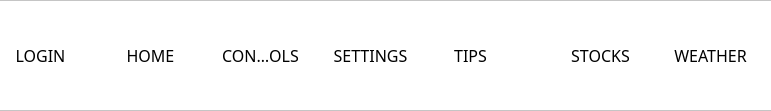
    <widget class="QFrame" name="frame_2">
     <property name="geometry">
      <rect>
       <x>10</x>
       <y>10</y>
       <width>771</width>
       <height>111</height>
      </rect>
     </property>
     <property name="styleSheet">
      <string notr="true">QFrame {
background-color: rgb(249, 249, 249);
}</string>
     </property>
     <property name="frameShape">
      <enum>QFrame::StyledPanel</enum>
     </property>
     <property name="frameShadow">
      <enum>QFrame::Raised</enum>
     </property>
     <widget class="QFrame" name="frame">
      <property name="geometry">
       <rect>
        <x>-10</x>
        <y>0</y>
        <width>801</width>
        <height>111</height>
       </rect>
      </property>
      <property name="styleSheet">
       <string notr="true">QFrame 
{

	background-color: rgb(255, 255, 255);
}
QToolButton:checked, QToolButton:pressed {
background-color:rgb(193,210,238);
border: 1px solid rgb(60,127,177)
}
QToolButton:hover {
background-color(224,232,246)
}</string>
      </property>
      <property name="frameShape">
       <enum>QFrame::StyledPanel</enum>
      </property>
      <property name="frameShadow">
       <enum>QFrame::Raised</enum>
      </property>
      <widget class="QToolButton" name="toolButton_2">
       <property name="geometry">
        <rect>
         <x>120</x>
         <y>10</y>
         <width>81</width>
         <height>91</height>
        </rect>
       </property>
       <property name="sizePolicy">
        <sizepolicy hsizetype="Maximum" vsizetype="Fixed">
         <horstretch>0</horstretch>
         <verstretch>0</verstretch>
        </sizepolicy>
       </property>
       <property name="font">
        <font>
         <family>Agency FB</family>
         <pointsize>12</pointsize>
         <weight>9</weight>
         <italic>false</italic>
         <bold>false</bold>
        </font>
       </property>
       <property name="styleSheet">
        <string notr="true">QToolButton
{
font: 75 12pt &quot;Agency FB&quot;;
	color: rgb(0, 0, 0);
	background-color: transparent;
border: none;

}
QToolButton:checked, QToolButton:pressed {
background-color:rgb(193,210,238);
border: 1px solid rgb(60,127,177)
}
QToolButton:hover {
background-color(224,232,246)
}</string>
       </property>
       <property name="text">
        <string>HOME</string>
       </property>
       <property name="icon">
        <iconset resource="images_new/try.qrc">
         <normaloff>:/newPrefix/home2.jpg</normaloff>:/newPrefix/home2.jpg</iconset>
       </property>
       <property name="iconSize">
        <size>
         <width>70</width>
         <height>100</height>
        </size>
       </property>
       <property name="toolButtonStyle">
        <enum>Qt::ToolButtonTextUnderIcon</enum>
       </property>
       <property name="autoRaise">
        <bool>false</bool>
       </property>
      </widget>
      <widget class="QToolButton" name="toolButton_4">
       <property name="geometry">
        <rect>
         <x>230</x>
         <y>10</y>
         <width>81</width>
         <height>91</height>
        </rect>
       </property>
       <property name="sizePolicy">
        <sizepolicy hsizetype="Maximum" vsizetype="Fixed">
         <horstretch>0</horstretch>
         <verstretch>0</verstretch>
        </sizepolicy>
       </property>
       <property name="font">
        <font>
         <family>Agency FB</family>
         <pointsize>12</pointsize>
         <weight>9</weight>
         <italic>false</italic>
         <bold>false</bold>
        </font>
       </property>
       <property name="styleSheet">
        <string notr="true">QToolButton

{
font: 75 12pt &quot;Agency FB&quot;;
	color: rgb(0, 0, 0);


	background-color:transparent;
border:none;


}
QToolButton:checked, QToolButton:pressed {
background-color:rgb(193,210,238);
border: 1px solid rgb(60,127,177)
}
QToolButton:hover {
background-color(224,232,246)
}</string>
       </property>
       <property name="text">
        <string>CONTROLS</string>
       </property>
       <property name="icon">
        <iconset resource="images_new/try.qrc">
         <normaloff>:/newPrefix/groundfloor.jpg</normaloff>:/newPrefix/groundfloor.jpg</iconset>
       </property>
       <property name="iconSize">
        <size>
         <width>70</width>
         <height>100</height>
        </size>
       </property>
       <property name="toolButtonStyle">
        <enum>Qt::ToolButtonTextUnderIcon</enum>
       </property>
       <property name="autoRaise">
        <bool>false</bool>
       </property>
      </widget>
      <widget class="QToolButton" name="toolButton_5">
       <property name="geometry">
        <rect>
         <x>340</x>
         <y>10</y>
         <width>81</width>
         <height>91</height>
        </rect>
       </property>
       <property name="sizePolicy">
        <sizepolicy hsizetype="Maximum" vsizetype="Fixed">
         <horstretch>0</horstretch>
         <verstretch>0</verstretch>
        </sizepolicy>
       </property>
       <property name="font">
        <font>
         <family>Agency FB</family>
         <pointsize>12</pointsize>
         <weight>9</weight>
         <italic>false</italic>
         <bold>false</bold>
        </font>
       </property>
       <property name="styleSheet">
        <string notr="true">QToolButton

{
font: 75 12pt &quot;Agency FB&quot;;
	color: rgb(0, 0, 0);


	background-color:transparent;
border:none;


}

QToolButton:checked, QToolButton:pressed {
background-color:rgb(193,210,238);
border: 1px solid rgb(60,127,177)
}
QToolButton:hover {
background-color(224,232,246)
}</string>
       </property>
       <property name="text">
        <string>SETTINGS</string>
       </property>
       <property name="icon">
        <iconset resource="images_new/try.qrc">
         <normaloff>:/newPrefix/settings.jpg</normaloff>:/newPrefix/settings.jpg</iconset>
       </property>
       <property name="iconSize">
        <size>
         <width>70</width>
         <height>100</height>
        </size>
       </property>
       <property name="toolButtonStyle">
        <enum>Qt::ToolButtonTextUnderIcon</enum>
       </property>
       <property name="autoRaise">
        <bool>false</bool>
       </property>
      </widget>
      <widget class="QToolButton" name="toolButton_6">
       <property name="geometry">
        <rect>
         <x>390</x>
         <y>110</y>
         <width>81</width>
         <height>91</height>
        </rect>
       </property>
       <property name="sizePolicy">
        <sizepolicy hsizetype="Maximum" vsizetype="Fixed">
         <horstretch>0</horstretch>
         <verstretch>0</verstretch>
        </sizepolicy>
       </property>
       <property name="font">
        <font>
         <family>Agency FB</family>
         <pointsize>12</pointsize>
         <weight>9</weight>
         <italic>false</italic>
         <bold>false</bold>
        </font>
       </property>
       <property name="styleSheet">
        <string notr="true">QToolButton

{
font: 75 12pt &quot;Agency FB&quot;;
	color: rgb(0, 0, 0);


	background-color:transparent;
border:none;


}

QToolButton:checked, QToolButton:pressed {
background-color:rgb(193,210,238);
border: 1px solid rgb(60,127,177)
}
QToolButton:hover {
background-color(224,232,246)
}</string>
       </property>
       <property name="text">
        <string>SETTINGS</string>
       </property>
       <property name="icon">
        <iconset resource="images_new/try.qrc">
         <normaloff>:/newPrefix/settings.jpg</normaloff>:/newPrefix/settings.jpg</iconset>
       </property>
       <property name="iconSize">
        <size>
         <width>70</width>
         <height>100</height>
        </size>
       </property>
       <property name="toolButtonStyle">
        <enum>Qt::ToolButtonTextUnderIcon</enum>
       </property>
       <property name="autoRaise">
        <bool>false</bool>
       </property>
      </widget>
      <widget class="QToolButton" name="toolButton_7">
       <property name="geometry">
        <rect>
         <x>440</x>
         <y>10</y>
         <width>81</width>
         <height>91</height>
        </rect>
       </property>
       <property name="sizePolicy">
        <sizepolicy hsizetype="Maximum" vsizetype="Fixed">
         <horstretch>0</horstretch>
         <verstretch>0</verstretch>
        </sizepolicy>
       </property>
       <property name="font">
        <font>
         <family>Agency FB</family>
         <pointsize>12</pointsize>
         <weight>9</weight>
         <italic>false</italic>
         <bold>false</bold>
        </font>
       </property>
       <property name="styleSheet">
        <string notr="true">QToolButton

{
font: 75 12pt &quot;Agency FB&quot;;
	color: rgb(0, 0, 0);


	background-color:transparent;
border:none;


}

QToolButton:checked, QToolButton:pressed {
background-color:rgb(193,210,238);
border: 1px solid rgb(60,127,177)
}
QToolButton:hover {
background-color(224,232,246)
}</string>
       </property>
       <property name="text">
        <string>TIPS</string>
       </property>
       <property name="icon">
        <iconset resource="images_new/try.qrc">
         <normaloff>:/newPrefix/tips.png</normaloff>:/newPrefix/tips.png</iconset>
       </property>
       <property name="iconSize">
        <size>
         <width>70</width>
         <height>100</height>
        </size>
       </property>
       <property name="toolButtonStyle">
        <enum>Qt::ToolButtonTextUnderIcon</enum>
       </property>
       <property name="autoRaise">
        <bool>false</bool>
       </property>
      </widget>
      <widget class="QToolButton" name="toolButton_8">
       <property name="geometry">
        <rect>
         <x>570</x>
         <y>10</y>
         <width>81</width>
         <height>91</height>
        </rect>
       </property>
       <property name="sizePolicy">
        <sizepolicy hsizetype="Maximum" vsizetype="Fixed">
         <horstretch>0</horstretch>
         <verstretch>0</verstretch>
        </sizepolicy>
       </property>
       <property name="font">
        <font>
         <family>Agency FB</family>
         <pointsize>12</pointsize>
         <weight>9</weight>
         <italic>false</italic>
         <bold>false</bold>
        </font>
       </property>
       <property name="styleSheet">
        <string notr="true">QToolButton

{
font: 75 12pt &quot;Agency FB&quot;;
	color: rgb(0, 0, 0);


	background-color:transparent;
border:none;


}

QToolButton:checked, QToolButton:pressed {
background-color:rgb(193,210,238);
border: 1px solid rgb(60,127,177)
}
QToolButton:hover {
background-color(224,232,246)
}</string>
       </property>
       <property name="text">
        <string>STOCKS</string>
       </property>
       <property name="icon">
        <iconset resource="images_new/try.qrc">
         <normaloff>:/newPrefix/stocks.jpg</normaloff>:/newPrefix/stocks.jpg</iconset>
       </property>
       <property name="iconSize">
        <size>
         <width>70</width>
         <height>100</height>
        </size>
       </property>
       <property name="toolButtonStyle">
        <enum>Qt::ToolButtonTextUnderIcon</enum>
       </property>
       <property name="autoRaise">
        <bool>false</bool>
       </property>
      </widget>
      <widget class="QToolButton" name="toolButton_9">
       <property name="geometry">
        <rect>
         <x>10</x>
         <y>10</y>
         <width>81</width>
         <height>91</height>
        </rect>
       </property>
       <property name="sizePolicy">
        <sizepolicy hsizetype="Maximum" vsizetype="Fixed">
         <horstretch>0</horstretch>
         <verstretch>0</verstretch>
        </sizepolicy>
       </property>
       <property name="font">
        <font>
         <family>Agency FB</family>
         <pointsize>12</pointsize>
         <weight>9</weight>
         <italic>false</italic>
         <bold>false</bold>
        </font>
       </property>
       <property name="styleSheet">
        <string notr="true">QToolButton

{
font: 75 12pt &quot;Agency FB&quot;;
	color: rgb(0, 0, 0);


	background-color:transparent;
border:none;


}

QToolButton:checked, QToolButton:pressed {
background-color:rgb(193,210,238);
border: 1px solid rgb(60,127,177)
}
QToolButton:hover {
background-color(224,232,246)
}</string>
       </property>
       <property name="text">
        <string>LOGIN</string>
       </property>
       <property name="icon">
        <iconset resource="images_new/try.qrc">
         <normaloff>:/newPrefix/lock.jpg</normaloff>:/newPrefix/lock.jpg</iconset>
       </property>
       <property name="iconSize">
        <size>
         <width>70</width>
         <height>100</height>
        </size>
       </property>
       <property name="toolButtonStyle">
        <enum>Qt::ToolButtonTextUnderIcon</enum>
       </property>
       <property name="autoRaise">
        <bool>false</bool>
       </property>
      </widget>
      <widget class="QToolButton" name="toolButton_3">
       <property name="geometry">
        <rect>
         <x>680</x>
         <y>10</y>
         <width>81</width>
         <height>91</height>
        </rect>
       </property>
       <property name="sizePolicy">
        <sizepolicy hsizetype="Maximum" vsizetype="Fixed">
         <horstretch>0</horstretch>
         <verstretch>0</verstretch>
        </sizepolicy>
       </property>
       <property name="font">
        <font>
         <family>Agency FB</family>
         <pointsize>12</pointsize>
         <weight>9</weight>
         <italic>false</italic>
         <bold>false</bold>
        </font>
       </property>
       <property name="styleSheet">
        <string notr="true">QToolButton

{
font: 75 12pt &quot;Agency FB&quot;;
	color: rgb(0, 0, 0);


	background-color:transparent;
border:none;

}
QToolButton:checked, QToolButton:pressed {
background-color:rgb(193,210,238);
border: 1px solid rgb(60,127,177)
}
QToolButton:hover {
background-color(224,232,246)
}</string>
       </property>
       <property name="text">
        <string>WEATHER</string>
       </property>
       <property name="icon">
        <iconset resource="images_new/try.qrc">
         <normaloff>:/newPrefix/weather.jpg</normaloff>:/newPrefix/weather.jpg</iconset>
       </property>
       <property name="iconSize">
        <size>
         <width>70</width>
         <height>100</height>
        </size>
       </property>
       <property name="toolButtonStyle">
        <enum>Qt::ToolButtonTextUnderIcon</enum>
       </property>
       <property name="autoRaise">
        <bool>false</bool>
       </property>
      </widget>
     </widget>
    </widget>
